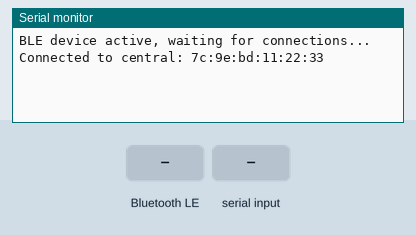
Simulated run of this sketch. Board: Arduino Uno, built with avr-gcc and run on an emulated ATmega328P. Shown: the last lines printed to the serial monitor. The inputs (shaded band) are chosen by the test bench. Nothing arrives over Bluetooth unless stated; a phone connects over Bluetooth LE 3 s after start.

Above: at 3.8 s.
3.9 s: Bluetooth LE write "1" received
At 5.0 s:
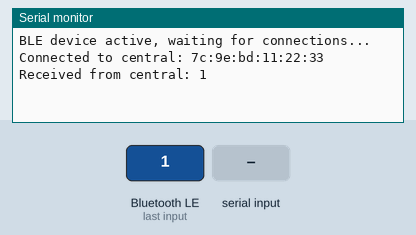
5.4 s: "1\n" received over Serial
At 6.2 s:
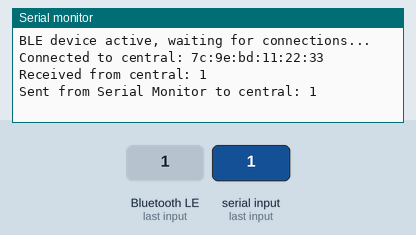

Measured:
- after the input at 3.9 s, the serial monitor: prints a new line at once (image 1)
- after the input at 5.4 s, the serial monitor: prints a new line at once (image 2)

The sketch:

sketch_oct6a.ino
```cpp
#include <ArduinoBLE.h>

// BLE 서비스 UUID
BLEService customService("12345678-1234-5678-1234-56789abcdef0");

// BLE 특성 UUID (RX/TX)
BLECharacteristic rxCharacteristic("12345678-1234-5678-1234-56789abcdef1", BLEWrite, 20); // RX (쓰기)
BLECharacteristic txCharacteristic("12345678-1234-5678-1234-56789abcdef2", BLERead | BLENotify, 20); // TX (알림)

void setup() {
  Serial.begin(115200);

  // BLE 초기화 시작
  if (!BLE.begin()) {
    Serial.println("Starting BLE failed!");
    while (1);
  }

  // 광고할 장치 이름과 서비스를 설정
  BLE.setLocalName("Nano-ESP32-BLE");
  BLE.setAdvertisedService(customService);

  // 서비스에 특성을 추가
  customService.addCharacteristic(rxCharacteristic);
  customService.addCharacteristic(txCharacteristic);

  // BLE에 서비스 추가
  BLE.addService(customService);

  // 특성의 초기 값 설정
  txCharacteristic.writeValue("Hello Central!");

  // 광고 시작
  BLE.advertise();
  Serial.println("BLE device active, waiting for connections...");
}

void loop() {
  // BLE 중앙 장치가 연결될 때까지 대기
  BLEDevice central = BLE.central();

  if (central) {
    Serial.print("Connected to central: ");
    Serial.println(central.address());

    // 중앙 장치가 연결되어 있는지 계속 확인
    while (central.connected()) {
      // 시리얼 모니터에서 입력된 데이터 전송
      if (Serial.available()) {
        String inputData = Serial.readStringUntil('\n');
        txCharacteristic.writeValue(inputData.c_str(), inputData.length());
        Serial.print("Sent from Serial Monitor to central: ");
        Serial.println(inputData);
      }

      // RX 특성에 데이터가 쓰여진 경우
      if (rxCharacteristic.written()) {
        // 수신된 값의 길이를 가져옴
        int length = rxCharacteristic.valueLength();

        // 수신된 데이터를 저장할 버퍼 할당
        char receivedData[length + 1];  // +1 to add null terminator

        // 특성에서 값을 읽음
        rxCharacteristic.readValue((uint8_t*)receivedData, length);

        // 문자열 끝에 널 문자를 추가
        receivedData[length] = '\0';

        // 수신된 데이터를 시리얼 모니터에 출력
        Serial.print("Received from central: ");
        Serial.println(receivedData);
      }
    }

    // 중앙 장치 연결 해제됨
    Serial.println("Central disconnected");
  }
}
```
